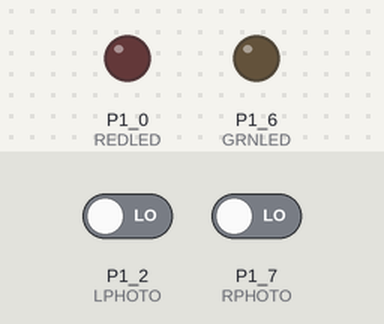
A sketch run on a simulated TI MSP430 LaunchPad. On the bench: output pins drawn as LEDs (lit = HIGH). The inputs (shaded band) are chosen by the test bench; at power-on: P1_2 (LPHOTO) LOW, P1_7 (RPHOTO) LOW. Pins used as bus, display or sensor lines are not drawn.

Above: at 1.2 s.
1.3 s: P1_2 (LPHOTO) driven HIGH
At 1.9 s:
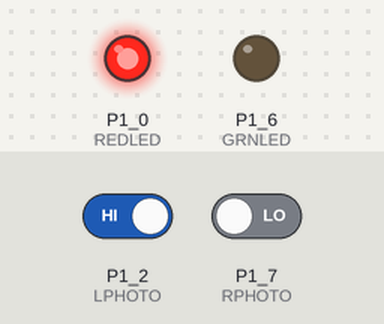
2.8 s: P1_7 (RPHOTO) driven HIGH
At 3.1 s:
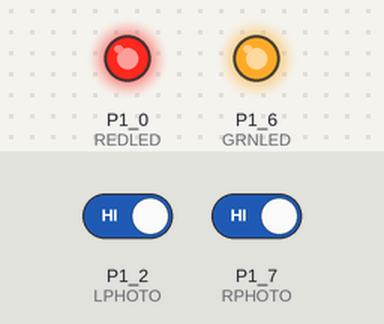
4.3 s: P1_2 (LPHOTO) driven LOW
At 5.5 s:
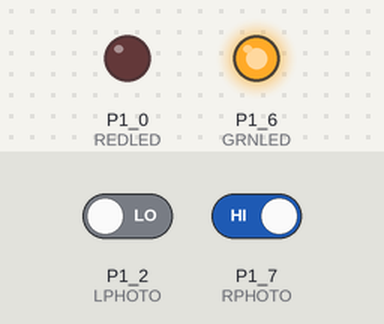
5.8 s: P1_7 (RPHOTO) driven LOW
At 6.9 s:
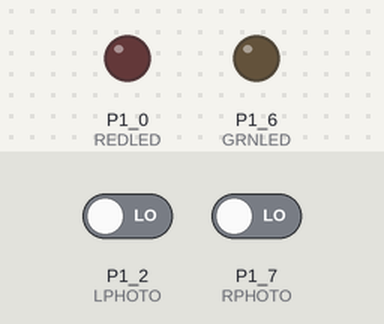
Timing chart, 0 to 8.3 s (numbered marks = the images above; inputs shaded):
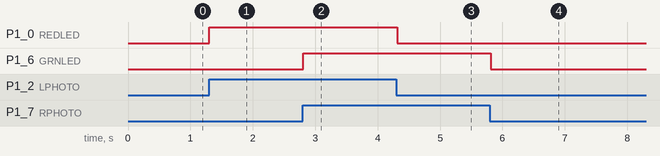

Measured:
- after the input at 1.3 s, P1_0 (REDLED): LOW → HIGH at once
- after the input at 2.8 s, P1_6 (GRNLED): LOW → HIGH at once
- after the input at 4.3 s, P1_0 (REDLED): HIGH → LOW at once
- after the input at 5.8 s, P1_6 (GRNLED): HIGH → LOW at once

The sketch:

sketch_power_blocking.ino
```cpp
//***************************************************************************************
//  Description; Power-block a 3.3V rail at P1.1 and subsequently read inputs from
//     Wheatstone bridges, connected to P1.2 and P1.7
//***************************************************************************************

int PBRAIL = P1_1;   // set PBRAIL as P1.1 alias
int LPHOTO = P1_2;   // set LPHOTO as P1.2 alias
int RPHOTO = P1_7;   // set RPHOTO as P1.7 alias

int REDLED = P1_0;   // set REDLED as P1_0 alias
int GRNLED = P1_6;   // set GRNLED as P1_6 alias

void setup()
{

  // set power block pin and led pins as outputs
  pinMode(PBRAIL, OUTPUT);
  pinMode(REDLED, OUTPUT);
  pinMode(GRNLED, OUTPUT);

  // set photocell input pins
  pinMode(LPHOTO, INPUT);
  pinMode(RPHOTO, INPUT);

}

void loop()
{
  digitalWrite(PBRAIL, HIGH);        // supply 3.3V to the power rail
  delayMicroseconds(1000);           // delay briefly to allow comparator outputs to settle

  if (digitalRead(LPHOTO) == HIGH)  // if LPHOTO is on, turn REDLED on
  {
     digitalWrite(REDLED, HIGH);     // otherwise, turn REDLED off
  }
  else
  {
     digitalWrite(REDLED, LOW);
  }
  if (digitalRead(RPHOTO) == HIGH)   // if RPHOTO is on, turn GRNLED on
  {
     digitalWrite(GRNLED, HIGH);     // otherwise, turn GRNLED off
  }
  else
  {
     digitalWrite(GRNLED, LOW);
  }

  digitalWrite(PBRAIL, LOW);          // turn the power rail off again
  sleep(19);                          // wait 19 ms (can do other tasks in this time,
                                      // but we are simply demonstrating that you can cut power
                                      // to the circuits for 95% of the time and not notice!

}
```
